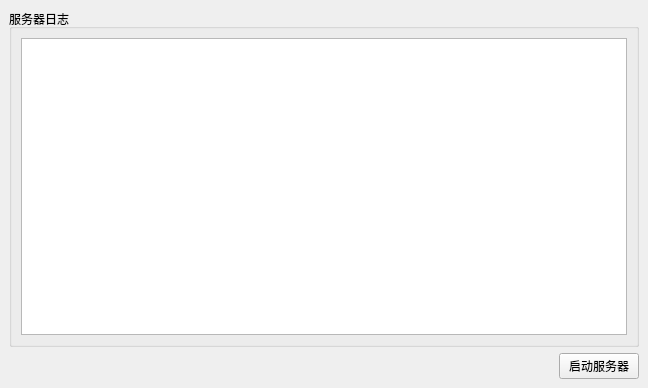
<?xml version="1.0" encoding="UTF-8"?>
<ui version="4.0">
 <class>MainWindow</class>
 <widget class="QMainWindow" name="MainWindow">
  <property name="geometry">
   <rect>
    <x>0</x>
    <y>0</y>
    <width>648</width>
    <height>388</height>
   </rect>
  </property>
  <property name="windowTitle">
   <string>服务器</string>
  </property>
  <widget class="QWidget" name="centralwidget">
   <layout class="QVBoxLayout" name="verticalLayout_2">
    <item>
     <widget class="QGroupBox" name="groupBox">
      <property name="title">
       <string>服务器日志</string>
      </property>
      <layout class="QVBoxLayout" name="verticalLayout">
       <item>
        <widget class="QPlainTextEdit" name="logEditor"/>
       </item>
      </layout>
     </widget>
    </item>
    <item>
     <layout class="QHBoxLayout" name="horizontalLayout">
      <item>
       <spacer name="horizontalSpacer">
        <property name="orientation">
         <enum>Qt::Horizontal</enum>
        </property>
        <property name="sizeHint" stdset="0">
         <size>
          <width>40</width>
          <height>20</height>
         </size>
        </property>
       </spacer>
      </item>
      <item>
       <widget class="QPushButton" name="starStopButton">
        <property name="text">
         <string>启动服务器</string>
        </property>
       </widget>
      </item>
     </layout>
    </item>
   </layout>
  </widget>
 </widget>
 <resources/>
 <connections/>
</ui>
